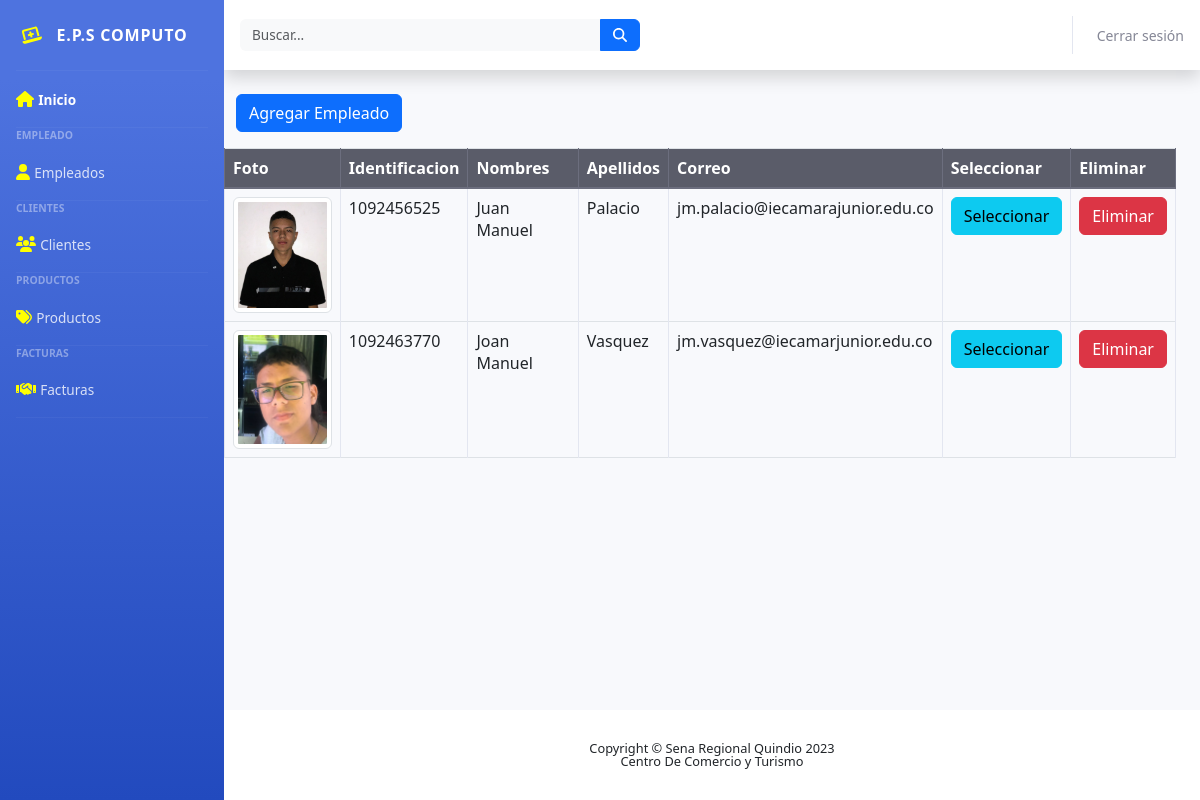
The page /Empleados/index.php on the database its author committed.
### tables this page shows
CREATE TABLE `empleados` (
  `id_empleado` bigint(20) NOT NULL,
  `nombre_empleado` varchar(250) NOT NULL,
  `apellido_empleado` varchar(250) NOT NULL,
  `correo_empleado` varchar(100) NOT NULL,
  `foto` varchar(1000) NOT NULL,
  `clave_empleado` varchar(255) NOT NULL
);

### Empleados/codeEmpleados.php (called while the page is built, shortened)
<?php
include("../Conexion/conexion.php");
$consultaEmpleados = $conn->prepare("SELECT * FROM empleados");
$consultaEmpleados->execute();
$listaEmpleados = $consultaEmpleados->get_result();

### Empleados/index.php (the view, shortened to what this page needs)
<?php include 'codeEmpleados.php'; ?>
<?php include("../paginas/head.php") ?>
<div class="container">
    <div class="row">
        <form action="" method="post" enctype="multipart/form-data">
            <button type="button" class="btn btn-primary" data-bs-toggle="modal" data-bs-target="#exampleModal">
                Agregar Empleado
            </button>
        </form>
        <div class="row">
            <table class="table table-hover table-bordered">
                <thead class="thead-dark">
                    <tr>
                        <th scope="col">Foto</th>
                        <th scope="col">Identificacion</th>
                        <th scope="col">Nombres</th>
                        <th scope="col">Apellidos</th>
                        <th scope="col">Correo</th>
                        <th scope="col">Seleccionar</th>
                        <th scope="col">Eliminar</th>
                    </tr>
                </thead>
                <tbody>
                    <?php
                    if ($listaEmpleados->num_rows > 0) {
                        foreach ($listaEmpleados as $empleado) {
                    ?>
                            <tr>
                                <td>
                                    <img class="img-thumbnail" width="100px" src="../Imagenes/Empleados/<?php echo $empleado['foto']; ?>" />
                                </td>
                                <td> <?php echo $empleado['id_empleado']        ?> </td>
                                <td> <?php echo $empleado['nombre_empleado']    ?> </td>
                                <td> <?php echo $empleado['apellido_empleado'] ?> </td>
                                <td> <?php echo $empleado['correo_empleado']    ?> </td>
                                <form action="" method="post">
                                    <td><input type="submit" class="btn btn-info" value="Seleccionar"></td>
                                    <td><button value="btnEliminar" class="btn btn-danger" type="submit" name="accion">Eliminar</button></td>
                                </form>
                            </tr>
                    <?php
                        }
                    } else {
                        echo "<h2> No tenemos resultados </h2>";
                    }
                    ?>
                </tbody>
            </table>
        </div>
    </div>
</div>
<?php include("../paginas/footer.php") ?>

### rows shown on the page
empleados: foto (picture), id_empleado "1092456525", nombre_empleado "Juan Manuel", apellido_empleado "Palacio", correo_empleado "jm.palacio@iecamarajunior.edu.co"
empleados: foto (picture), id_empleado "1092463770", nombre_empleado "Joan Manuel", apellido_empleado "Vasquez", correo_empleado "jm.vasquez@iecamarjunior.edu.co"
